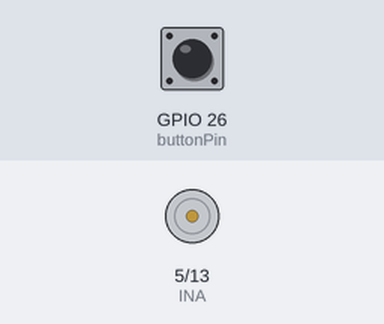
The sketch below on a simulated ESP32. Shown: motor-driver pin pairs drawn as motors (green arrow = first pin HIGH = forward, orange = second pin HIGH = backward, longer = more drive). Inputs (shaded band) come from the test bench; at power-on: GPIO 26 (buttonPin) HIGH.

Above: at 1.2 s.
1.3 s: GPIO 26 (buttonPin) pulled LOW for 3.2 s
At 2.1 s:
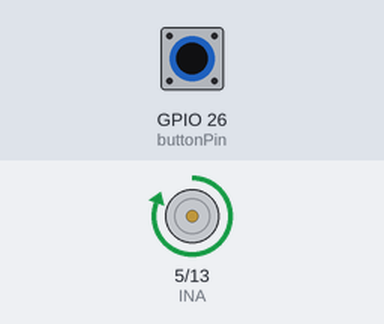
At 3.1 s:
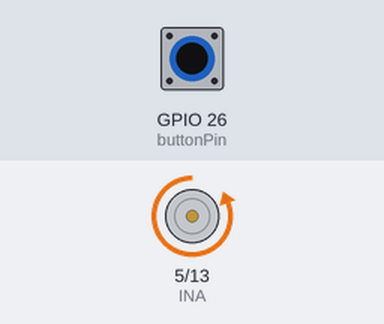
Timing chart, 0 to 6.8 s (numbered marks = the images above; inputs shaded):
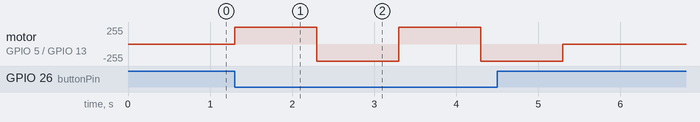

Measured:
- after the input at 1.3 s, motor on GPIO 5 (INA) / GPIO 13 (INB): stopped → forward 255/255 at once, → backward 255/255 1.0 s later, → forward 255/255 1.0 s later, → backward 255/255 1.0 s later, … (5 changes in this stretch)

The sketch:

5_3.ino
```cpp
const int INA = 5;
const int INB = 13;
const int buttonPin = 26; // 按键引脚

int currentDirection = 1; // 1=正转 2=反转
bool motorRunning = false;
unsigned long lastDebounceTime = 0;
const int debounceDelay = 50;

void setup() {
  pinMode(INA, OUTPUT);
  pinMode(INB, OUTPUT);
  pinMode(buttonPin, INPUT);
}

void loop() {
  int buttonReading = digitalRead(buttonPin);

  // 检测按键按下（下降沿）
  if (buttonReading == LOW && millis() - lastDebounceTime > debounceDelay) {
    lastDebounceTime = millis();

    if (!motorRunning) {
      if (currentDirection == 1) {
        digitalWrite(INA, HIGH); // 正转
        digitalWrite(INB, LOW);
      } else {
        digitalWrite(INA, LOW); // 反转
        digitalWrite(INB, HIGH);
      }

      motorRunning = true;
      delay(1000); // 运行1秒

      digitalWrite(INA, LOW);
      digitalWrite(INB, LOW);
      motorRunning = false;

      // 切换下次方向
      currentDirection = (currentDirection == 1) ? 2 : 1;
    }
  }
}
```
